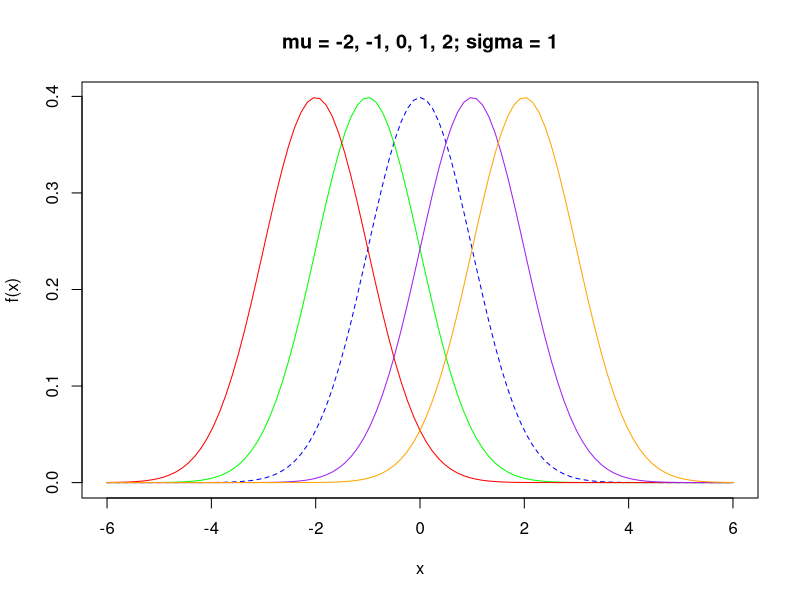
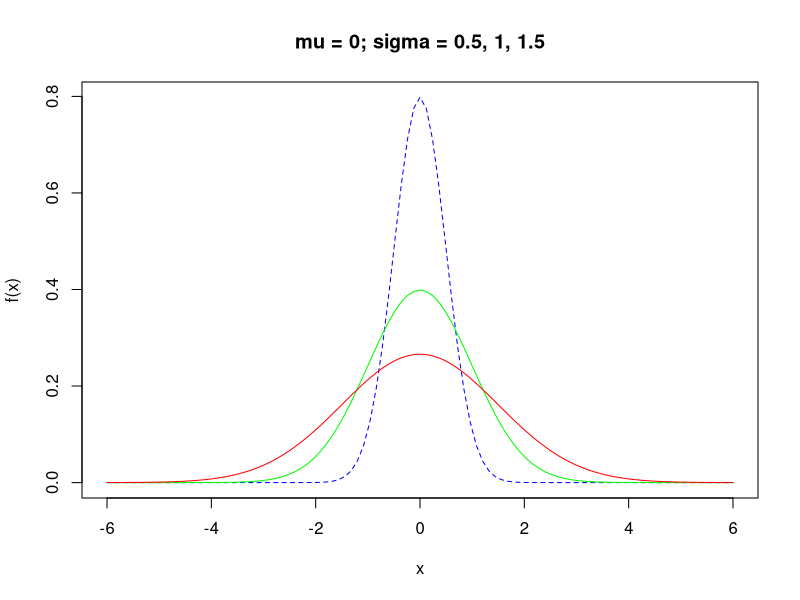
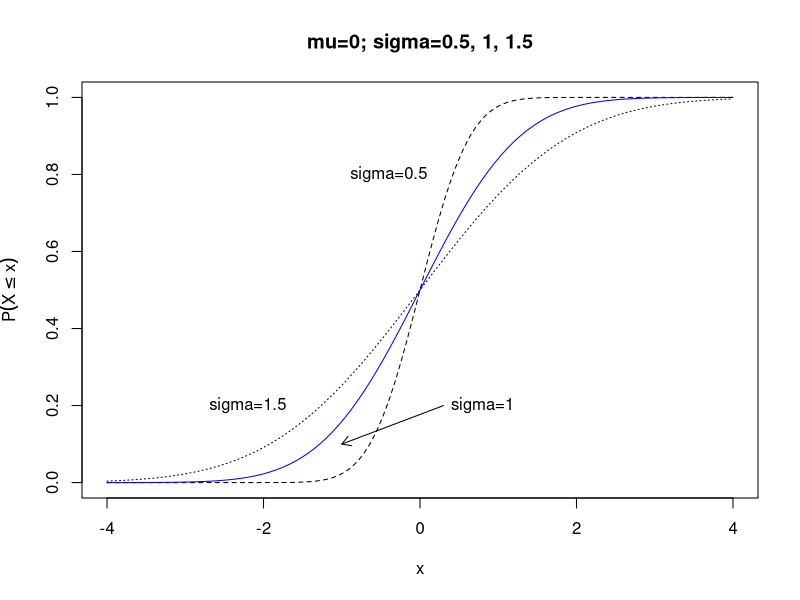

Recreate these plots in R, in order.
## ---- chunk 1
knitr::opts_chunk$set(echo = TRUE)
## ---- chunk 2
x <- seq(from = -7.5, to = 7.55, by = 0.1)

curve(dnorm(x, mean= 0, sd = 1), from = -6, to= 6, xlab = "x", ylab="f(x)", main = "mu = -2, -1, 0, 1, 2; sigma = 1", col="blue", lty=2)
curve(dnorm(x, mean= -1, sd = 1), from = -6, to= 6, xlab = "x", ylab="f(x)",add = TRUE, col="green")
curve(dnorm(x, mean= -2, sd = 1), from = -6, to= 6, xlab = "x", ylab="f(x)",add = TRUE, col="red")
curve(dnorm(x, mean= 1, sd = 1), from = -6, to= 6, xlab = "x", ylab="f(x)",add = TRUE, col="purple")
curve(dnorm(x, mean= 2, sd = 1), from = -6, to= 6, xlab = "x", ylab="f(x)",add = TRUE, col="orange")
## ---- chunk 3
curve(dnorm(x, mean= 0, sd = 0.5), from = -6, to= 6, xlab = "x", ylab="f(x)", main = "mu = 0; sigma = 0.5, 1, 1.5", col="blue", lty=2)
curve(dnorm(x, mean= 0, sd = 1), from = -6, to= 6, xlab = "x", ylab="f(x)",add = TRUE, col="green")
curve(dnorm(x, mean= 0, sd = 1.5), from = -6, to= 6, xlab = "x", ylab="f(x)",add = TRUE, col="red")
## ---- chunk 4
curve(pnorm(x, mean = 0, sd = 0.5), from=-4, to=4, xlab = "x", ylab = expression(P(X<=x)), main="mu=0; sigma=0.5, 1, 1.5", lty=2)
text(-0.4, 0.8, "sigma=0.5")
curve(pnorm(x, mean=0, sd=1), add = TRUE, col="blue")
arrows(-1,0.1,0.3,0.2,code = 1,length = 0.10)
text(0.8, 0.2, "sigma=1")
curve(pnorm(x, mean=0, sd=1.5), add = TRUE, lty=3)
text(-2.2,0.2,"sigma=1.5")
## ---- chunk 5
pnorm(3,mean = 0, sd = 1) - pnorm(-3, mean = 0, sd = 1)
## ---- chunk 6
z<-c(0,0.25,0.5,0.75,1)
qnorm(z,mean=0, sd=1)
